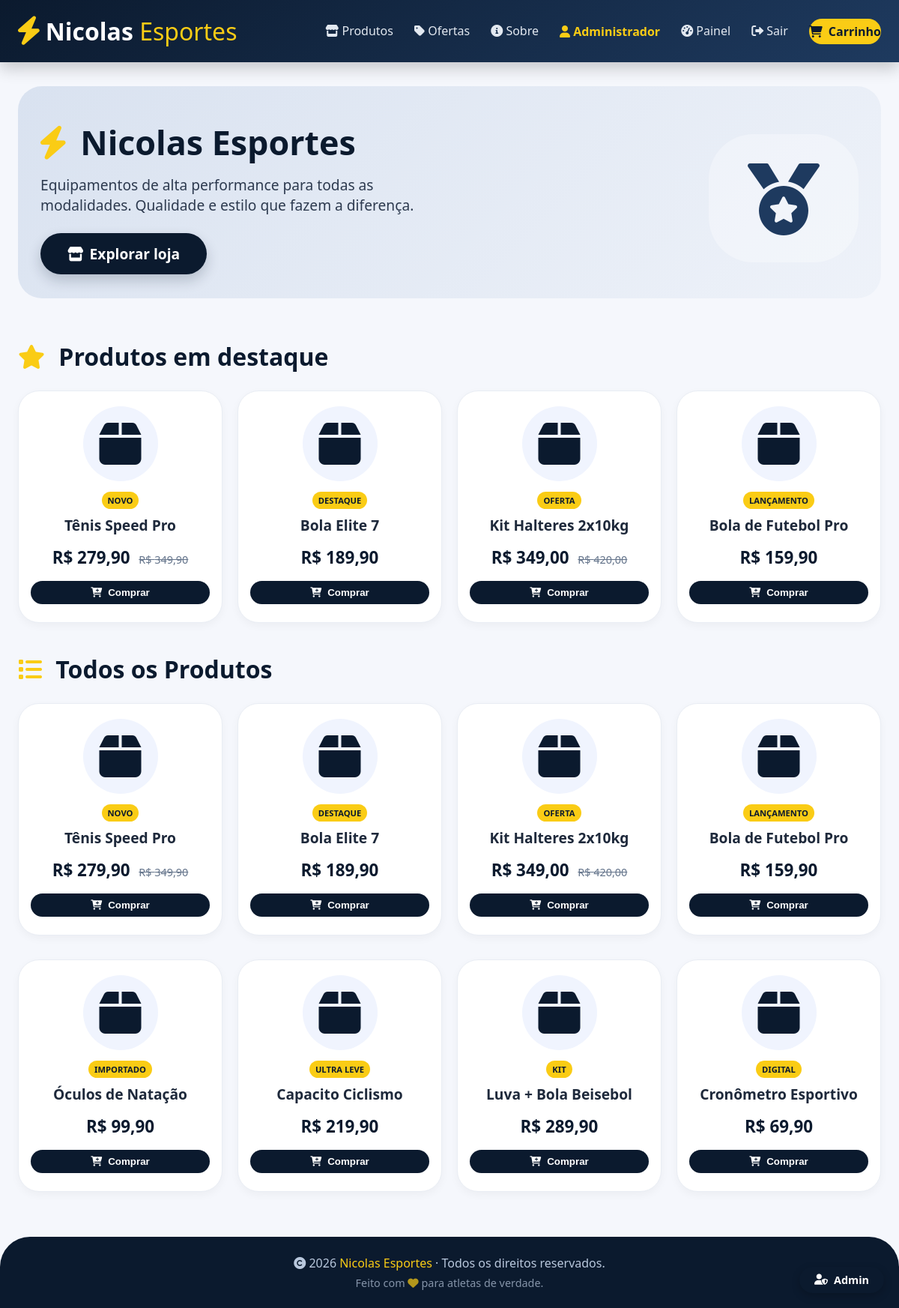
Page / (signed in) on the committed database.
### tables this page shows
CREATE TABLE `produtos` (
  `id` int(11) NOT NULL,
  `categoria_id` int(11) DEFAULT NULL,
  `nome` varchar(200) NOT NULL,
  `descricao` text DEFAULT NULL,
  `preco` decimal(10,2) NOT NULL,
  `preco_promocional` decimal(10,2) DEFAULT NULL,
  `estoque` int(11) DEFAULT 0,
  `imagem` varchar(255) DEFAULT NULL,
  `icone` varchar(50) DEFAULT NULL,
  `badge` varchar(50) DEFAULT NULL,
  `destaque` tinyint(1) DEFAULT 0,
  `ativo` tinyint(1) DEFAULT 1,
  `created_at` timestamp NOT NULL DEFAULT current_timestamp(),
  `updated_at` timestamp NOT NULL DEFAULT current_timestamp() ON UPDATE current_timestamp()
);

### config/database.php (called while the page is built, shortened)
<?php
class Database {
    private static $instance = null;
    private $connection;
    private $host = 'localhost';
    private $dbname = 'nicolas_esportes';
    private $username = 'root';
    private $password = '';
    private function __construct() {
        try {
            $this->connection = new PDO(
                "mysql:host={$this->host};dbname={$this->dbname};charset=utf8mb4",
                $this->username,
                $this->password,
                [
                    PDO::ATTR_ERRMODE => PDO::ERRMODE_EXCEPTION,
                    PDO::ATTR_DEFAULT_FETCH_MODE => PDO::FETCH_ASSOC,
                    PDO::ATTR_EMULATE_PREPARES => false
                ]
            );
        } catch (PDOException $e) {
            die("Erro de conexão: " . $e->getMessage());
        }
    }
    public static function getInstance() {
        if (self::$instance === null) {
            self::$instance = new self();
        }
        return self::$instance;
    }
    public function prepare($sql) {
        return $this->connection->prepare($sql);
    }
}

### models/Product.php (called while the page is built, shortened)
<?php
require_once __DIR__ . '/../config/database.php';
class Product {
    private $db;
    public function __construct() {
        $this->db = Database::getInstance();
    }
    public function findAll($apenasAtivos = true) {
        $sql = "SELECT p.*, c.nome as categoria_nome, c.icone as categoria_icone,
                COALESCE(p.preco_promocional, p.preco) as preco_atual
                FROM produtos p
                LEFT JOIN categorias c ON p.categoria_id = c.id";
        if ($apenasAtivos) {
            $sql .= " WHERE p.ativo = 1";
        }
        $sql .= " ORDER BY p.destaque DESC, p.created_at DESC";
        $stmt = $this->db->prepare($sql);
        $stmt->execute();
        return $stmt->fetchAll();
    }
    public function findDestaques() {
        $sql = "SELECT p.*, c.nome as categoria_nome,
                COALESCE(p.preco_promocional, p.preco) as preco_atual
                FROM produtos p
                LEFT JOIN categorias c ON p.categoria_id = c.id
                WHERE p.ativo = 1 AND p.destaque = 1
                ORDER BY p.created_at DESC
                LIMIT 8";
        $stmt = $this->db->prepare($sql);
        $stmt->execute();
        return $stmt->fetchAll();
    }
}

### index.php (the view, shortened to what this page needs)
<?php
require_once __DIR__ . '/models/Product.php';
$productModel = new Product();
$produtos = $productModel->findAll(true);
$destaques = $productModel->findDestaques();
$isLoggedIn = isset($_SESSION['user_id']);
$userName = $_SESSION['user_name'] ?? '';
$userType = $_SESSION['user_type'] ?? '';
    ?>
<!DOCTYPE html>
<html lang="pt-BR">
<head>
    <link rel="stylesheet" href="https://cdnjs.cloudflare.com/ajax/libs/font-awesome/6.0.0-beta3/css/all.min.css">
</head>
<body>
    <header class="header">
        <div class="container header-content">
            <div class="logo">
                <i class="fas fa-bolt"></i>
                <h1>Nicolas <span>Esportes</span></h1>
            </div>
            <nav class="nav-links">
                <a href="#produtos"><i class="fas fa-store"></i> Produtos</a>
                <a href="#"><i class="fas fa-tag"></i> Ofertas</a>
                <a href="#"><i class="fas fa-info-circle"></i> Sobre</a>
                <?php if ($isLoggedIn): ?>
                    <span class="user-info">
                        <i class="fas fa-user"></i> <?= htmlspecialchars($userName) ?>
                    </span>
                    <?php if ($userType === 'admin'): ?>
                        <a href="/2026/PHP/Nicolas/admin/dashboard.php">
                            <i class="fas fa-tachometer-alt"></i> Painel
                        </a>
                    <?php endif; ?>
                    <a href="/2026/PHP/Nicolas/logout.php" class="btn-logout">
                        <i class="fas fa-sign-out-alt"></i> Sair
                    </a>
                <?php endif; ?>
                <a class="btn-cart-nav" onclick="toggleCart(event)">
                    <i class="fas fa-shopping-cart"></i> Carrinho
                </a>
            </nav>
        </div>
    </header>
    <main class="container">
        <section class="hero">
            <div class="hero-grid">
                <div class="hero-text">
                    <h2><i class="fas fa-bolt"></i> Nicolas Esportes</h2>
                    <p>Equipamentos de alta performance para todas as modalidades. Qualidade e estilo que fazem a diferença.</p>
                    <a href="#produtos" class="btn-primary">
                        <i class="fas fa-store"></i> Explorar loja
                    </a>
                </div>
                <div class="hero-image">
                    <i class="fas fa-medal"></i>
                </div>
            </div>
        </section>
        <div id="produtos" class="section-title">
            <h3><i class="fas fa-star"></i> Produtos em destaque</h3>
        </div>
        <div class="product-grid">
            <?php if (empty($destaques)): ?>
                <p class="empty-message">
                    <i class="fas fa-box-open"></i> Nenhum produto em destaque no momento.
                </p>
            <?php else: ?>
                <?php foreach ($destaques as $produto): ?>
                    <div class="product-card" data-id="<?= $produto['id'] ?>">
                        <div class="product-icon">
                            <i class="fas <?= htmlspecialchars($produto['icone'] ?? 'fa-box') ?>"></i>
                        </div>
                        <?php if (!empty($produto['badge'])): ?>
                            <span class="badge"><?= htmlspecialchars($produto['badge']) ?></span>
                        <?php endif; ?>
                        <h4><?= htmlspecialchars($produto['nome']) ?></h4>
                        <div class="price">
                            <?php
                            $precoAtual = isset($produto['preco_promocional']) && $produto['preco_promocional'] > 0
                                        ? $produto['preco_promocional']
                                        : $produto['preco'];
                            ?>
                            R$ <?= number_format($precoAtual, 2, ',', '.') ?>
                            <?php if (!empty($produto['preco_promocional']) && $produto['preco_promocional'] > 0): ?>
                                <small>R$ <?= number_format($produto['preco'], 2, ',', '.') ?></small>
                            <?php endif; ?>
                        </div>
                        <button class="btn-buy" onclick="addToCart(<?= $produto['id'] ?>, '<?= addslashes($produto['nome']) ?>')">
                            <i class="fas fa-cart-plus"></i> Comprar
                        </button>
                    </div>
                <?php endforeach; ?>
            <?php endif; ?>
        </div>
        <div class="section-title" style="margin-top: 40px;">
            <h3><i class="fas fa-list"></i> Todos os Produtos</h3>
        </div>
        <div class="product-grid">
            <?php if (empty($produtos)): ?>
                <p class="empty-message">
                    <i class="fas fa-box-open"></i> Nenhum produto disponível no momento.
                </p>
            <?php else: ?>
                <?php foreach ($produtos as $produto): ?>
                    <div class="product-card" data-id="<?= $produto['id'] ?>">
                        <div class="product-icon">
                            <i class="fas <?= htmlspecialchars($produto['icone'] ?? 'fa-box') ?>"></i>
                        </div>
                        <?php if (!empty($produto['badge'])): ?>
                            <span class="badge"><?= htmlspecialchars($produto['badge']) ?></span>
                        <?php endif; ?>
                        <h4><?= htmlspecialchars($produto['nome']) ?></h4>
                        <div class="price">
                            <?php
                            $precoAtual = isset($produto['preco_promocional']) && $produto['preco_promocional'] > 0
                                        ? $produto['preco_promocional']
                                        : $produto['preco'];
                            ?>
                            R$ <?= number_format($precoAtual, 2, ',', '.') ?>
                            <?php if (!empty($produto['preco_promocional']) && $produto['preco_promocional'] > 0): ?>
                                <small>R$ <?= number_format($produto['preco'], 2, ',', '.') ?></small>
                            <?php endif; ?>
                        </div>
                        <button class="btn-buy" onclick="addToCart(<?= $produto['id'] ?>, '<?= addslashes($produto['nome']) ?>')">
                            <i class="fas fa-cart-plus"></i> Comprar
                        </button>
                    </div>
                <?php endforeach; ?>
            <?php endif; ?>
        </div>
    </main>
    <footer>
        <div class="container">
            <p><i class="fas fa-copyright"></i> 2026 <span>Nicolas Esportes</span> · Todos os direitos reservados.</p>
            <p class="footer-sub">
                Feito com <i class="fas fa-heart" style="color: var(--color-secondary);"></i> para atletas de verdade.
            </p>
        </div>
    </footer>
    <a href="/2026/PHP/Nicolas/admin/produtos.php" class="admin-link">
        <i class="fas fa-user-shield"></i> Admin
    </a>
</body>
</html>

### rows in the picture
produtos: badge "NOVO", nome "Tênis Speed Pro", preco_promocional "279,90", preco "349,90"
produtos: badge "DESTAQUE", nome "Bola Elite 7", precoAtual "189,90"
produtos: badge "OFERTA", nome "Kit Halteres 2x10kg", preco_promocional "349,00", preco "420,00"
produtos: badge "LANÇAMENTO", nome "Bola de Futebol Pro", precoAtual "159,90"
produtos: badge "IMPORTADO", nome "Óculos de Natação", precoAtual "99,90"
produtos: badge "ULTRA LEVE", nome "Capacito Ciclismo", precoAtual "219,90"
produtos: badge "KIT", nome "Luva + Bola Beisebol", precoAtual "289,90"
produtos: badge "DIGITAL", nome "Cronômetro Esportivo", precoAtual "69,90"

### other values in the picture
$userName "Administrador"
